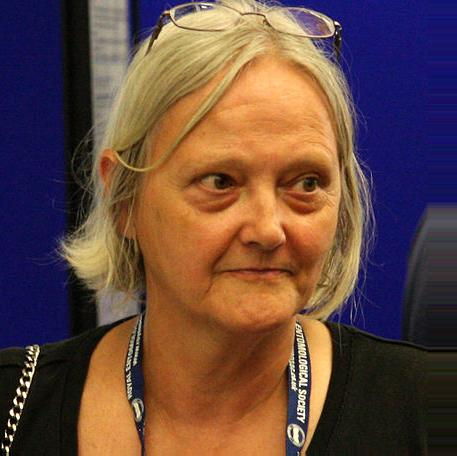
#> input picture OpenCV/FaceRecognition_Flask/2_Train_FaceRecognition/data/female/female_000211.jpg, 457 x 456 px; its folder holds only this picture in this run
$ jupyter execute 01_FRM_data_preprocessing_crop_faces.ipynb
#> lines starting #> are read from the running program, lines starting #| are printed output that depends on the picture
[cell 1]
import numpy as np
import cv2
from glob import glob
import matplotlib.pyplot as plt

[cell 2]
fpath = glob('./data/female/*.jpg') #returns all images path in a list
mpath = glob('./data/male/*.jpg')   #returns all images path in a list

[cell 3]
print('Number of images in Female folder = ', len(fpath))
print('Number of images in Male folder = ', len(mpath))

### Step 1 - Read all images and convet them to RGB

[cell 4]
img = cv2.imread(fpath[0]) # read image in BGR format
#> img is the input picture: shape (456, 457, 3); mean B, G, R 64.8, 73.9, 103.1
img_rgb = cv2.cvtColor(img, cv2.COLOR_BGR2RGB) # convert from BGR to RGB

[cell 5]
plt.imshow(img_rgb)
plt.axis('off')
plt.show()

### Step 2 Apply Haar Cascade Classifier

[cell 6]
haar = cv2.CascadeClassifier('./model/haarcascade_frontalface_default.xml')
gray = cv2.cvtColor(img_rgb, cv2.COLOR_RGB2GRAY)
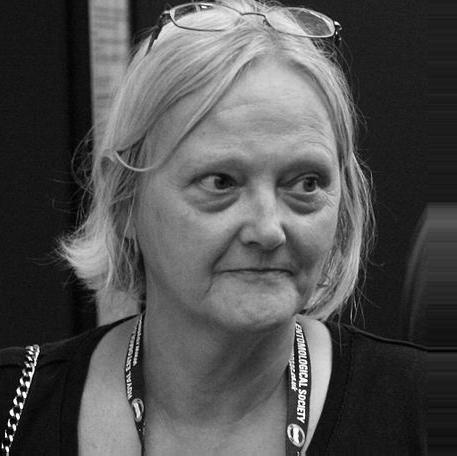
#> gray: shape (456, 457); min 0, max 255, mean 81.6
face_list = haar.detectMultiScale(gray, 1.5, 5)
#> face_list = [[128, 77, 273, 273]]

for x,y,w,h in face_list:
    cv2.rectangle(img_rgb, (x,y), (x+w, y+h), (0, 255, 0), 2)
    ### Step 3 - Crop Face
    roi = img_rgb[y:y+h, x:x+w]
    plt.imshow(roi)
    plt.axis('off')
    plt.show()
#> this loop made 1 pass
#> pass 1, `roi = img_rgb[y:y+h, x:x+w]`:
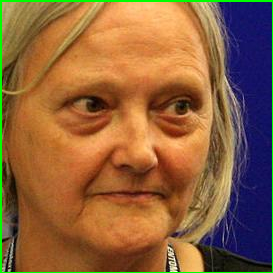
#> roi: shape (273, 273, 3); mean R, G, B 142.3, 98.1, 60.7
#> after the loop:
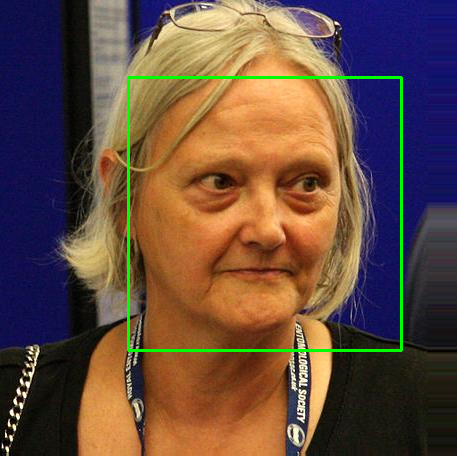
#> img_rgb: shape (456, 457, 3); mean R, G, B 101.5, 76.6, 63.7

plt.imshow(img_rgb)
plt.axis('off')
plt.show()

### Crop all female images

[cell 7]
for i in range(len(fpath)):
    try:
        img = cv2.imread(fpath[i]) # read image in BGR format
        if img is None:
            print(f"Error: Could not read image at {fpath[i]}")
            continue
        img_rgb = cv2.cvtColor(img, cv2.COLOR_BGR2RGB) # convert from BGR to RGB
        gray = cv2.cvtColor(img_rgb, cv2.COLOR_RGB2GRAY)
        face_list = haar.detectMultiScale(gray, 1.5, 5)

        for x,y,w,h in face_list:
            ### Step 3 - Crop Face
            roi = img[y:y+h, x:x+w] # Extract face region of interest (ROI)
            # Step 4 Safe Image
            cv2.imwrite(f'./data/crop_data/female/female_{i}.jpg', roi)
#> this loop made 1 pass
#> pass 1, `roi = img[y:y+h, x:x+w]`:
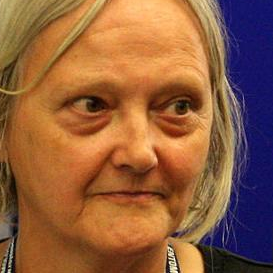
#> roi: shape (273, 273, 3); mean B, G, R 62.2, 94.4, 144.8
    except FileNotFoundError:
        print(f"Error: File not found at index {i}")
    except cv2.error as e:
        print(f"Error: OpenCV error at index {i}: {e}")
    except Exception as e:
        print(f"Error: Unexpected error at index {i}: {e}")

$ run again, on OpenCV/FaceRecognition_Flask/2_Train_FaceRecognition/data/female/female_000430.jpg
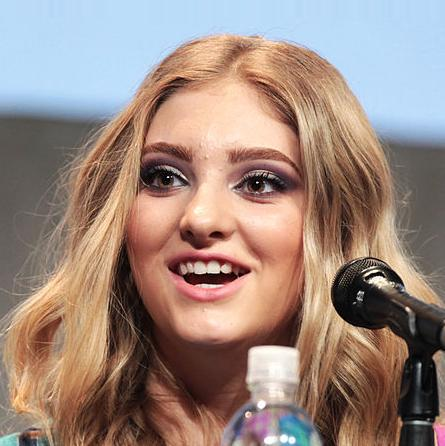
#> input picture OpenCV/FaceRecognition_Flask/2_Train_FaceRecognition/data/female/female_000430.jpg, 445 x 446 px
#> img is the input picture: shape (446, 445, 3); mean B, G, R 126.6, 135.7, 156.5
#> face_list = [[74, 68, 273, 273]]
#> the loop `for x,y,w,h in face_list:` made 1 pass
#> after the loop `for x,y,w,h in face_list:`:
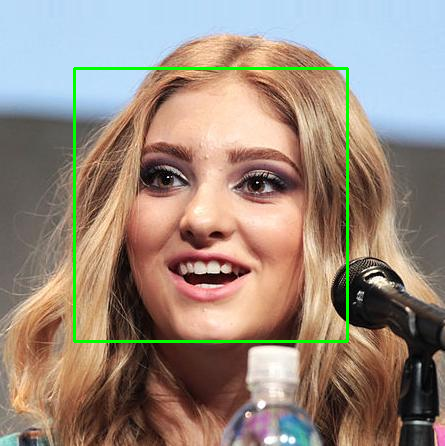
#> img_rgb: shape (446, 445, 3); mean R, G, B 154.1, 137.9, 124.8
#> the loop `for x,y,w,h in face_list:` made 1 pass
#> pass 1, `roi = img[y:y+h, x:x+w]`:
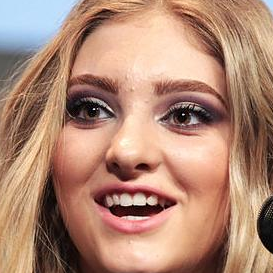
#> roi: shape (273, 273, 3); mean B, G, R 116.1, 136.3, 177

$ run again, on OpenCV/FaceRecognition_Flask/2_Train_FaceRecognition/data/female/female_000512.jpg
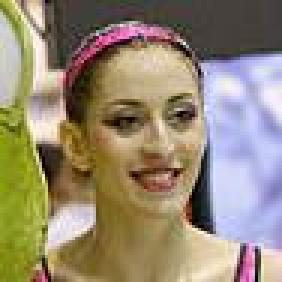
#> input picture OpenCV/FaceRecognition_Flask/2_Train_FaceRecognition/data/female/female_000512.jpg, 94 x 94 px (shown 3 times larger)
#> img is the input picture: shape (94, 94, 3); mean B, G, R 114.7, 137, 149.5
#> face_list = [[24, 19, 54, 54]]
#> the loop `for x,y,w,h in face_list:` made 1 pass
#> after the loop `for x,y,w,h in face_list:`:
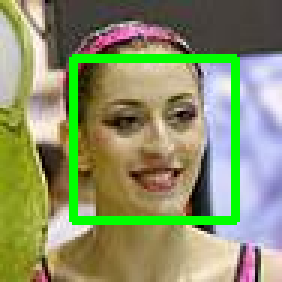
#> img_rgb: shape (94, 94, 3) (shown 3 times larger); mean R, G, B 138.6, 145.8, 105.3
#> the loop `for x,y,w,h in face_list:` made 1 pass
#> pass 1, `roi = img[y:y+h, x:x+w]`:
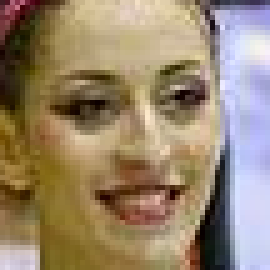
#> roi: shape (54, 54, 3) (shown 5 times larger); mean B, G, R 109.4, 133.8, 152.2
